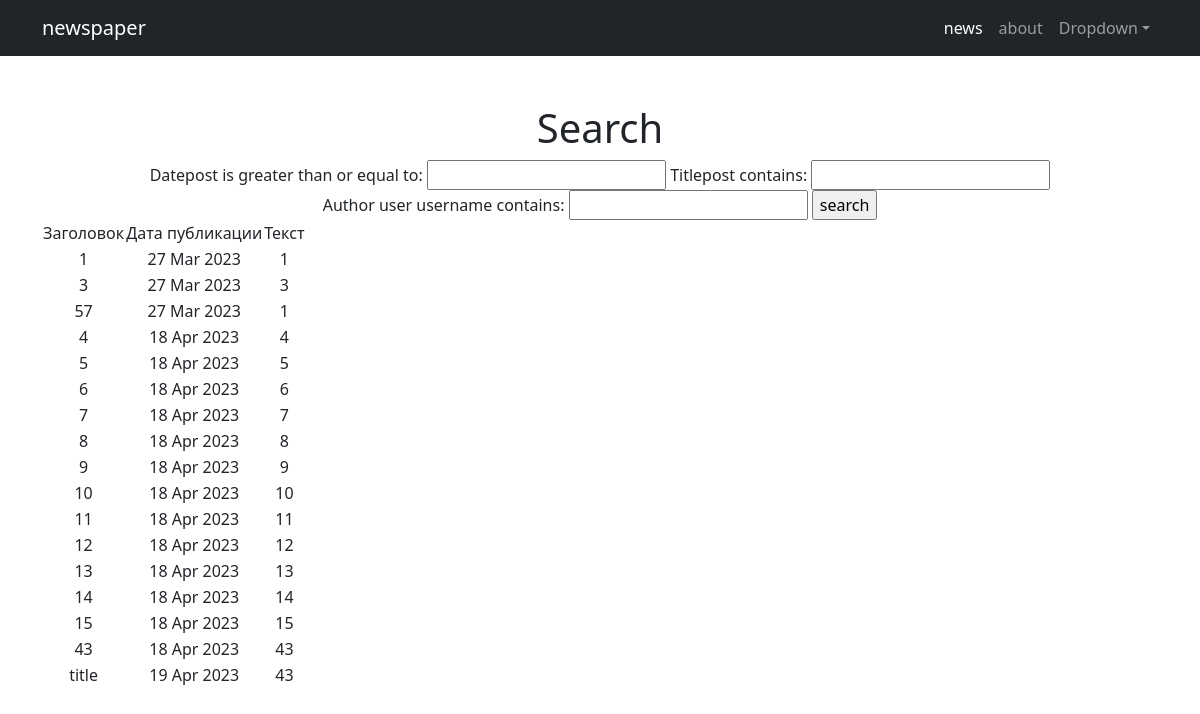
The app's page /search/ with its own data.
### news/models.py (models this page shows, shortened)
class Post(models.Model):
    POST = 'PO'
    NEWS = 'NE'
    TYPE_IN_PLACE = [
        (POST, 'post'),
        (NEWS, 'news'),
    ]
    author = models.ForeignKey(Author, on_delete = models.CASCADE)
    typepost = models.CharField(max_length = 2, choices = TYPE_IN_PLACE, default = POST)
    datepost = models.DateTimeField(auto_now_add = True)
    posts = models.ManyToManyField(Category, through = 'PostCategory')
    titlepost = models.CharField(max_length = 64, default = 'title')
    textpost = models.TextField()
    ratingpost = models.IntegerField(default = 0)

### simpleapp/views.py (the view)
# urls.py: path('', NewsSearch.as_view()),
class NewsSearch(ListView):
    model = Post
    template_name = 'search.html'
    context_object_name = 'news'
    def get_context_data(self, **kwargs):
        context = super().get_context_data(**kwargs)
        context['filter'] = NewFilter(self.request.GET,queryset=self.get_queryset())
        return context

### simpleapp/templatetags/custom_filters.py (called while the page is built)
@register.filter(name='censor')
def multiply(value):
    if 'fuck' in str(value) or 'ass' in str(value) or 'fool' in str(value):
        return '****'
    else:
        return str(value)

### templates/search.html (shortened to what this page needs)
{% extends 'flatpages/default.html' %}
{% load custom_filters %}
{% block content %}
<h1>Search</h1>
<form method="GET">
    {{ filter.form }}
    <input type="submit" value="search">
</form>
{% if news %}
<table>
    <tr>
        <td>
            Заголовок
        </td>
        <td>
            Дата публикации
        </td>
        <td>
            Текст
        </td>
    </tr>
{% for new in filter.qs %}
    <tr>
        <td>
            {{ new.titlepost|censor }}
        </td>
        <td>
            {{ new.datepost|date:'d M Y' }}
        </td>
        <td>
            {{ new.textpost|truncatechars:50|censor }}
        </td>
    </tr>
{% endfor %}
</table>
{% else %}
<h2>News нет</h2>
{% endif %}
{% endblock content %}

### templates/flatpages/default.html (shortened to what this page needs)
{% load static %}
<!DOCTYPE html>
<html lang="en">
    <head>
        <link href="{% static 'css/styles.css' %}" rel="stylesheet" />
    </head>
    <body>
        <nav class="navbar navbar-expand-lg navbar-dark bg-dark">
            <div class="container">
                <a class="navbar-brand" href="#">newspaper</a>
                <div class="collapse navbar-collapse" id="navbarSupportedContent">
                    <ul class="navbar-nav ms-auto mb-2 mb-lg-0">
                        <li class="nav-item"><a class="nav-link active" aria-current="page" href="/news">news</a></li>
                        <li class="nav-item"><a class="nav-link" href="/about">about</a></li>
                        <li class="nav-item dropdown">
                            <a class="nav-link dropdown-toggle" id="navbarDropdown" href="#" role="button" data-bs-toggle="dropdown" aria-expanded="false">Dropdown</a>
                        </li>
                    </ul>
                </div>
            </div>
        </nav>
        <div class="container">
            <div class="text-center mt-5">
                {% block content %}{% endblock content %}
            </div>
        </div>
    </body>
</html>

### records on screen
Post: titlepost|censor "1", datepost "27 Mar 2023", textpost|censor "1"
Post: titlepost|censor "3", datepost "27 Mar 2023", textpost|censor "3"
Post: titlepost|censor "57", datepost "27 Mar 2023", textpost|censor "1"
Post: titlepost|censor "4", datepost "18 Apr 2023", textpost|censor "4"
Post: titlepost|censor "5", datepost "18 Apr 2023", textpost|censor "5"
Post: titlepost|censor "6", datepost "18 Apr 2023", textpost|censor "6"
Post: titlepost|censor "7", datepost "18 Apr 2023", textpost|censor "7"
Post: titlepost|censor "8", datepost "18 Apr 2023", textpost|censor "8"
Post: titlepost|censor "9", datepost "18 Apr 2023", textpost|censor "9"
Post: titlepost|censor "10", datepost "18 Apr 2023", textpost|censor "10"
Post: titlepost|censor "11", datepost "18 Apr 2023", textpost|censor "11"
Post: titlepost|censor "12", datepost "18 Apr 2023", textpost|censor "12"
Post: titlepost|censor "13", datepost "18 Apr 2023", textpost|censor "13"
Post: titlepost|censor "14", datepost "18 Apr 2023", textpost|censor "14"
Post: titlepost|censor "15", datepost "18 Apr 2023", textpost|censor "15"
Post: titlepost|censor "43", datepost "18 Apr 2023", textpost|censor "43"
Post: titlepost|censor "title", datepost "19 Apr 2023", textpost|censor "43"
